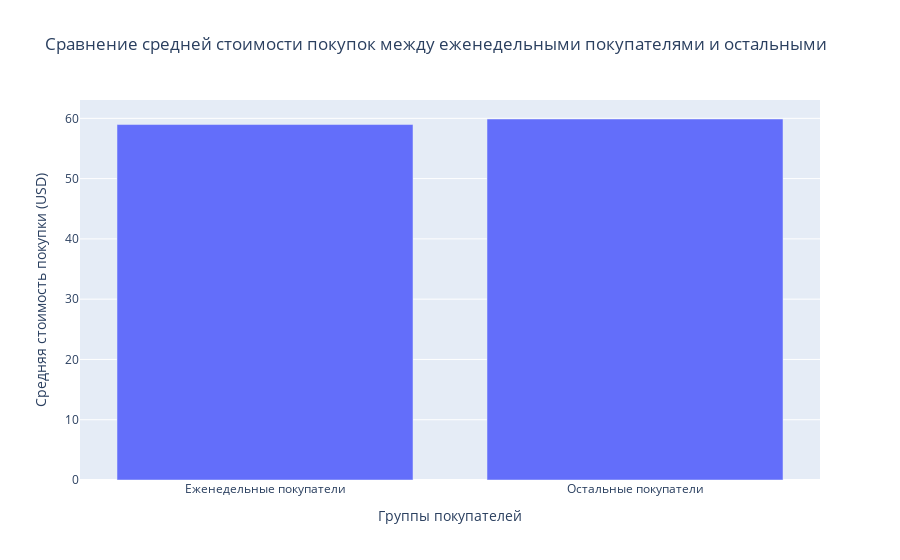

Notebook source saved alongside this figure:
### Markdown cell above
1. Покупатели, совершающие покупки еженедельно, предпочитают доступные товары по цене (ниже среднего), чем те, кто покупает реже. 
2. Клиенты с активной подпиской совершают покупки чаще, чем те, у кого подписки нет (сравнение по 'Frequency of Purchases').
3. Клиенты с подпиской чаще выбирают экспресс-доставку по сравнению с клиентами без подписки.
4. Мужчины совершают покупки реже, чем женщины ('Frequency of Purchases').
5. Клиенты, использующие промокоды, чаще покупают товары со скидкой, чем без промокодов. 
6. Клиенты, имеющие более 20 предыдущих покупок, чаще совершают покупки (например, еженедельно), чем те, у кого меньше 20 покупок.
7. Люди старше 40 лет чаще покупают товары из категории "Clothing", чем из других категорий.
8. Покупатели, оплачивающие покупки наличными, реже используют скидки, чем покупатели, использующие электронные платежи.
9. Клиенты с подпиской оставляют более высокие отзывы (по рейтингу), чем клиенты без подписки.
10. Товары серого цвета чаще покупаются зимой, чем в другие сезоны.
11. Покупки с бесплатной доставкой имеют в среднем более низкую стоимость, чем покупки с экспресс-доставкой.
12. Средняя стоимость покупок, сделанных летом, ниже, чем зимой.
13. В зимний сезон покупатели чаще выбирают товары "Jackets".
14. Частота покупок у клиентов, проживающих в крупных городах, выше, чем у клиентов из небольших населённых пунктов.
15. Женщины покупают товары из категории "Accessories" чаще, чем мужчины.
16. Клиенты, использующие электронные методы оплаты, чаще оставляют высокие оценки (отзывы), чем те, кто платит наличными.
17. Товары больших размеров чаще покупаются мужчинами, чем женщинами.
18. Клиенты с более высокой частотой покупок (еженедельно) чаще выбирают товары для повседневного использования (например, базовую одежду).

### Code cell
# 1. Покупатели, совершающие покупки еженедельно, предпочитают доступные товары по цене (ниже среднего), 
# чем те, кто покупает реже. 

from scipy.stats import ttest_ind
import plotly.graph_objects as go

def interpret(p_value):
    if p_value < 0.05:
        print("Есть статистически значимая зависимость между ними")
    else:
        print("Нет статистически значимой зависимости между ними")

data = df.copy()

# Разделим данные на две группы по частоте покупок
weekly_buyers = data[data['Frequency of Purchases'] == 'Weekly']
non_weekly_buyers = data[data['Frequency of Purchases'] != 'Weekly']

# Вычислиv среднюю стоимость покупки в обеих группах
avg_price_weekly = weekly_buyers['Purchase Amount (USD)'].mean()
avg_price_non_weekly = non_weekly_buyers['Purchase Amount (USD)'].mean()

print(f"Средняя стоимость покупки (еженедельные покупатели): {avg_price_weekly:.2f} USD")
print(f"Средняя стоимость покупки (остальные покупатели): {avg_price_non_weekly:.2f} USD")

# Проведем t-тест для проверки различий между средними
t_stat, p_value = ttest_ind(
    weekly_buyers['Purchase Amount (USD)'],
    non_weekly_buyers['Purchase Amount (USD)'],
    equal_var=False  # Предполагаем разные дисперсии
)

print(f"T-статистика: {t_stat:.2f}")
print(f"P-значение: {p_value:.4f}")

# Интерпретация результата
interpret(p_value)

# Визуализируем данные
categories = ['Еженедельные покупатели', 'Остальные покупатели']
values = [avg_price_weekly, avg_price_non_weekly]

fig = go.Figure(data=[
    go.Bar(name='Средняя стоимость покупки', x=categories, y=values)
])

fig.update_layout(
    title="Сравнение средней стоимости покупок между еженедельными покупателями и остальными",
    xaxis_title="Группы покупателей",
    yaxis_title="Средняя стоимость покупки (USD)",
    template="plotly"
)

fig.show()

### Figure 1 — Plotly figure (JSON) as saved in the notebook; plotly's stock layout.template omitted (floating-point values rounded to 4 significant figures)
{"data": [{"name": "Средняя стоимость покупки", "type": "bar", "x": ["Еженедельные покупатели", "Остальные покупатели"], "y": [58.97, 59.89]}], "layout": {"title": {"text": "Сравнение средней стоимости покупок между еженедельными покупателями и остальными"}, "xaxis": {"title": {"text": "Группы покупателей"}}, "yaxis": {"title": {"text": "Средняя стоимость покупки (USD)"}}}}
